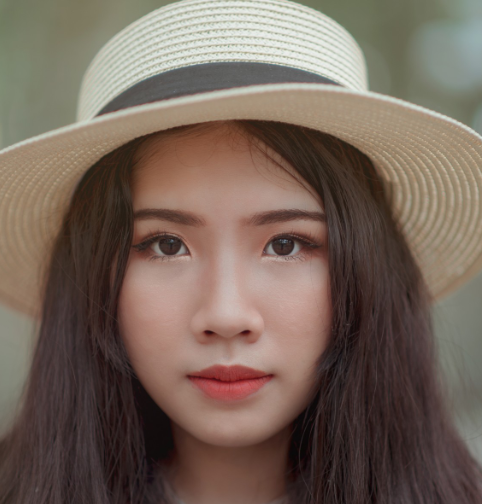
#> input picture src/lab6_bryan/Lab6AB/face_test.png, 482 x 504 px
$ python -i Lab6_LBPH_V2.py   (imports and definitions only)
#> lines starting #> are read from the running program, lines starting #| are printed output that depends on the picture
#> further down, picture is the input picture: shape (504, 482, 3); mean B, G, R 90, 101.1, 118
# Import OpenCV module
import cv2
import os
import numpy as np

subjects = ["", "Ruben Blades", "Elvis Presley", "Nicole Kidman", "Jennifer Aniston"]

# Function to detect face using OpenCV
def detect_face(img):
    gray = cv2.cvtColor(img, cv2.COLOR_BGR2GRAY)
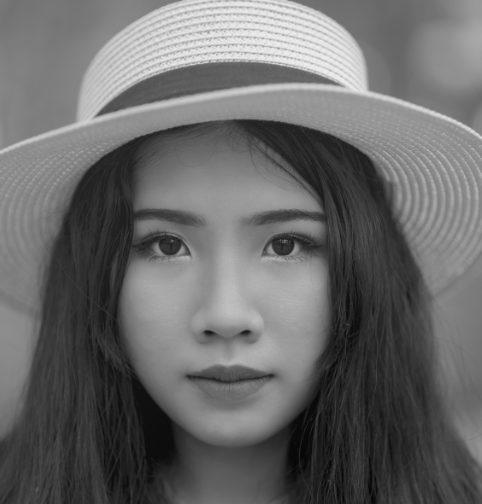
#> gray: shape (504, 482); min 6, max 238, mean 104.9
    face_cascade = cv2.CascadeClassifier('C:/Users/Brandon/vision_artificial/Vision_Artificial/src/Lab6Archivos Moodle 2024/Lab6AB/lbpcascade_frontalface.xml')
    faces = face_cascade.detectMultiScale(gray, scaleFactor=1.2, minNeighbors=5)
#> faces = [[79, 135, 290, 290]]
    if len(faces) == 0:
        return None, None
    (x, y, w, h) = faces[0]
#> x = 79; y = 135; w = 290; h = 290
    return gray[y:y+h, x:x+w], faces[0]

def resize_face(face, size=(200, 200)):
    return cv2.resize(face, size)

def prepare_training_data(data_folder_path):
    dirs = os.listdir(data_folder_path)
    faces = []
    labels = []
    for dir_name in dirs:
        if not dir_name.startswith("s"):
            continue
        label = int(dir_name.replace("s", ""))
        path_dir_subject = data_folder_path + "/" + dir_name
        subject_images_names = os.listdir(path_dir_subject)
        for image_name in subject_images_names:
            if image_name.startswith("."):
                continue
            image_path = path_dir_subject + "/" + image_name
            image = cv2.imread(image_path)
            face, rect = detect_face(image)
            if face is not None:
                resized_face = resize_face(face)
                faces.append(resized_face)
                labels.append(label)
    return faces, labels

# Train the face recognizer
face_recognizer = cv2.face.LBPHFaceRecognizer_create()
# [1 line that did not run here, left out]
# [1 line not run here, left out]

def draw_rectangle(img, rect):
    (x, y, w, h) = rect
    cv2.rectangle(img, (x, y), (x+w, y+h), (0, 255, 0), 2)

def draw_text(img, text, x, y):
    cv2.putText(img, text, (x, y), cv2.FONT_HERSHEY_PLAIN, 1.5, (0, 255, 0), 2)

# Modified predict function to return label
def predict(test_img):
    img = test_img.copy()
    face, rect = detect_face(img)
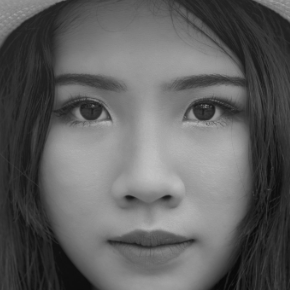
#> face: shape (290, 290); min 9, max 193, mean 96.3
#> rect = [79, 135, 290, 290]
    if face is None:
        return None, None, img
    resized_face = resize_face(face)
#> (the run stopped early here; a loop or call above may not have finished)

$ run again, on src/lab6_bryan/Lab6_C_Files/cropped_faces/s4/test10.jpg
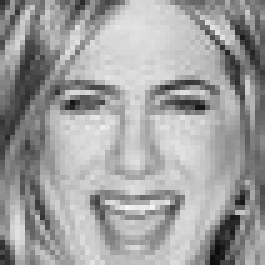
#> input picture src/lab6_bryan/Lab6_C_Files/cropped_faces/s4/test10.jpg, 53 x 53 px (shown 5 times larger)
#> picture is the input picture: shape (53, 53, 3); min 12, max 247, mean 159.9
#> faces = [[4, 3, 46, 46]]
#> x = 4; y = 3; w = 46
#> in predict, `face, rect = detect_face(img)`:
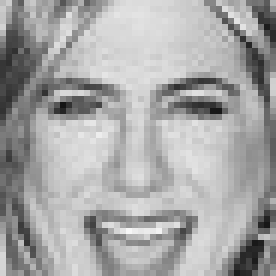
#> face: shape (46, 46) (shown 6 times larger); min 20, max 247, mean 166.7
#> rect = [4, 3, 46, 46]
#> in resize_face, `return cv2.resize(face, size)`:
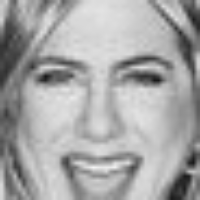
#> returned value: shape (200, 200); min 24, max 245, mean 166.5

$ run again, on src/lab6_bryan/Lab6_C_Files/cropped_faces/s4/test3.jpg
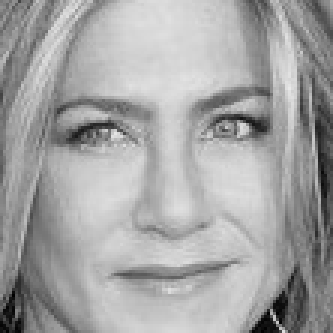
#> input picture src/lab6_bryan/Lab6_C_Files/cropped_faces/s4/test3.jpg, 111 x 111 px (shown 3 times larger)
#> picture is the input picture: shape (111, 111, 3); min 0, max 233, mean 163.7
#> faces = [[11, 8, 91, 91]]
#> x = 11; y = 8; w = 91
#> in predict, `face, rect = detect_face(img)`:
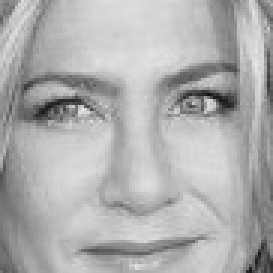
#> face: shape (91, 91) (shown 3 times larger); min 18, max 233, mean 174.6
#> rect = [11, 8, 91, 91]
